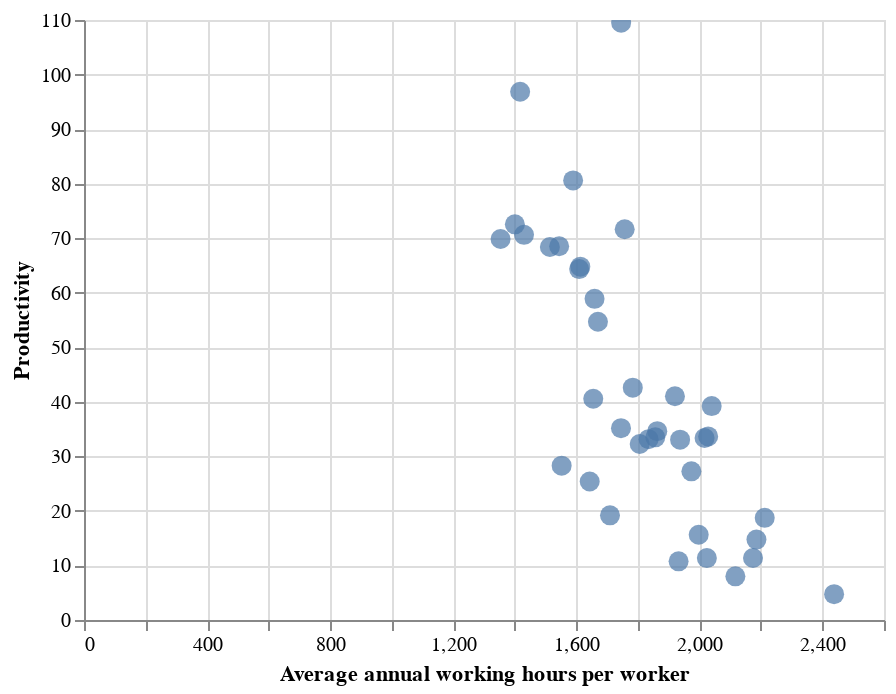

Notebook code cell kept with this figure:
### Markdown cell above
### Exploratory data analysis

### Code cell
# Visualize the data
alt.Chart(df_train_H1).mark_circle(size=100).encode(
    x='Average annual working hours per worker:Q',
    y='Productivity:Q',
).interactive()

### Figure 1 — Vega-Lite specification as saved in the notebook (floating-point values rounded to 4 significant figures)
{"config": {"view": {"continuousWidth": 400, "continuousHeight": 300}}, "data": {"name": "data-4548bb7893844aaac0bc40816b867429"}, "mark": {"type": "circle", "size": 100}, "encoding": {"x": {"field": "Average annual working hours per worker", "type": "quantitative"}, "y": {"field": "Productivity", "type": "quantitative"}}, "selection": {"selector003": {"type": "interval", "bind": "scales", "encodings": ["x", "y"]}}, "$schema": "https://vega.github.io/schema/vega-lite/v4.17.0.json", "datasets": {"data-4548bb7893844aaac0bc40816b867429": [{"Average annual working hours per worker": 2212.0, "Productivity": 18.73}, {"Average annual working hours per worker": 1644.0, "Productivity": 25.39}, {"Average annual working hours per worker": 2174.0, "Productivity": 11.36}, {"Average annual working hours per worker": 1609.0, "Productivity": 64.34}, {"Average annual working hours per worker": 2028.0, "Productivity": 33.66}, {"Average annual working hours per worker": 1857.0, "Productivity": 33.49}, {"Average annual working hours per worker": 2017.0, "Productivity": 33.36}, {"Average annual working hours per worker": 1670.0, "Productivity": 54.68}, {"Average annual working hours per worker": 1514.0, "Productivity": 68.37}, {"Average annual working hours per worker": 1835.0, "Productivity": 33.16}, {"Average annual working hours per worker": 1354.0, "Productivity": 69.85}, {"Average annual working hours per worker": 2438.0, "Productivity": 4.735}, {"Average annual working hours per worker": 1932.0, "Productivity": 10.75}, {"Average annual working hours per worker": 1757.0, "Productivity": 71.64}, {"Average annual working hours per worker": 1613.0, "Productivity": 64.78}, {"Average annual working hours per worker": 1417.0, "Productivity": 96.85}, {"Average annual working hours per worker": 1430.0, "Productivity": 70.62}, {"Average annual working hours per worker": 1974.0, "Productivity": 27.26}, {"Average annual working hours per worker": 1400.0, "Productivity": 72.54}, {"Average annual working hours per worker": 1863.0, "Productivity": 34.62}, {"Average annual working hours per worker": 1544.0, "Productivity": 68.52}, {"Average annual working hours per worker": 1590.0, "Productivity": 80.59}, {"Average annual working hours per worker": 2024.0, "Productivity": 11.35}, {"Average annual working hours per worker": 1709.0, "Productivity": 19.19}, {"Average annual working hours per worker": 1806.0, "Productivity": 32.27}, {"Average annual working hours per worker": 1921.0, "Productivity": 41.02}, {"Average annual working hours per worker": 1745.0, "Productivity": 35.17}, {"Average annual working hours per worker": 1784.0, "Productivity": 42.59}, {"Average annual working hours per worker": 1746.0, "Productivity": 109.5}, {"Average annual working hours per worker": 1937.0, "Productivity": 33.06}, {"Average annual working hours per worker": 1552.0, "Productivity": 28.3}, {"Average annual working hours per worker": 2117.0, "Productivity": 8.01}, {"Average annual working hours per worker": 1998.0, "Productivity": 15.63}, {"Average annual working hours per worker": 2185.0, "Productivity": 14.75}, {"Average annual working hours per worker": 1659.0, "Productivity": 58.88}, {"Average annual working hours per worker": 2040.0, "Productivity": 39.22}, {"Average annual working hours per worker": 1655.0, "Productivity": 40.55}]}}
